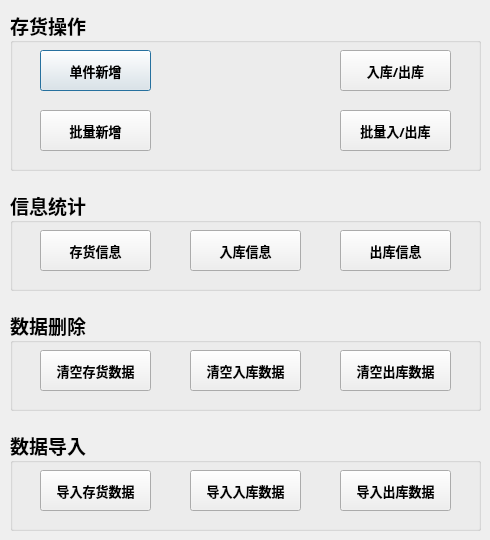
<?xml version="1.0" encoding="UTF-8"?>
<ui version="4.0">
 <class>home</class>
 <widget class="QDialog" name="home">
  <property name="geometry">
   <rect>
    <x>0</x>
    <y>0</y>
    <width>490</width>
    <height>540</height>
   </rect>
  </property>
  <property name="windowTitle">
   <string>库房存货管理系统V1.9.5</string>
  </property>
  <widget class="QGroupBox" name="groupBox">
   <property name="geometry">
    <rect>
     <x>10</x>
     <y>10</y>
     <width>471</width>
     <height>161</height>
    </rect>
   </property>
   <property name="font">
    <font>
     <family>微软雅黑</family>
     <pointsize>14</pointsize>
     <weight>75</weight>
     <bold>true</bold>
    </font>
   </property>
   <property name="title">
    <string>存货操作</string>
   </property>
   <widget class="QPushButton" name="new_material_pushButton">
    <property name="geometry">
     <rect>
      <x>30</x>
      <y>40</y>
      <width>111</width>
      <height>41</height>
     </rect>
    </property>
    <property name="palette">
     <palette>
      <active>
       <colorrole role="WindowText">
        <brush brushstyle="SolidPattern">
         <color alpha="255">
          <red>0</red>
          <green>170</green>
          <blue>0</blue>
         </color>
        </brush>
       </colorrole>
      </active>
      <inactive>
       <colorrole role="WindowText">
        <brush brushstyle="SolidPattern">
         <color alpha="255">
          <red>0</red>
          <green>170</green>
          <blue>0</blue>
         </color>
        </brush>
       </colorrole>
      </inactive>
      <disabled>
       <colorrole role="WindowText">
        <brush brushstyle="SolidPattern">
         <color alpha="255">
          <red>120</red>
          <green>120</green>
          <blue>120</blue>
         </color>
        </brush>
       </colorrole>
      </disabled>
     </palette>
    </property>
    <property name="font">
     <font>
      <family>微软雅黑</family>
      <pointsize>10</pointsize>
      <weight>75</weight>
      <bold>true</bold>
     </font>
    </property>
    <property name="text">
     <string>单件新增</string>
    </property>
   </widget>
   <widget class="QPushButton" name="in_material_pushButton">
    <property name="geometry">
     <rect>
      <x>330</x>
      <y>40</y>
      <width>111</width>
      <height>41</height>
     </rect>
    </property>
    <property name="font">
     <font>
      <family>微软雅黑</family>
      <pointsize>10</pointsize>
      <weight>75</weight>
      <bold>true</bold>
     </font>
    </property>
    <property name="text">
     <string>入库/出库</string>
    </property>
   </widget>
   <widget class="QPushButton" name="lots_pushButton">
    <property name="geometry">
     <rect>
      <x>330</x>
      <y>100</y>
      <width>111</width>
      <height>41</height>
     </rect>
    </property>
    <property name="font">
     <font>
      <family>微软雅黑</family>
      <pointsize>10</pointsize>
      <weight>75</weight>
      <bold>true</bold>
     </font>
    </property>
    <property name="text">
     <string>批量入/出库</string>
    </property>
   </widget>
   <widget class="QPushButton" name="lots_new_material_pushButton">
    <property name="geometry">
     <rect>
      <x>30</x>
      <y>100</y>
      <width>111</width>
      <height>41</height>
     </rect>
    </property>
    <property name="palette">
     <palette>
      <active>
       <colorrole role="WindowText">
        <brush brushstyle="SolidPattern">
         <color alpha="255">
          <red>0</red>
          <green>170</green>
          <blue>0</blue>
         </color>
        </brush>
       </colorrole>
      </active>
      <inactive>
       <colorrole role="WindowText">
        <brush brushstyle="SolidPattern">
         <color alpha="255">
          <red>0</red>
          <green>170</green>
          <blue>0</blue>
         </color>
        </brush>
       </colorrole>
      </inactive>
      <disabled>
       <colorrole role="WindowText">
        <brush brushstyle="SolidPattern">
         <color alpha="255">
          <red>120</red>
          <green>120</green>
          <blue>120</blue>
         </color>
        </brush>
       </colorrole>
      </disabled>
     </palette>
    </property>
    <property name="font">
     <font>
      <family>微软雅黑</family>
      <pointsize>10</pointsize>
      <weight>75</weight>
      <bold>true</bold>
     </font>
    </property>
    <property name="text">
     <string>批量新增</string>
    </property>
   </widget>
  </widget>
  <widget class="QGroupBox" name="groupBox_2">
   <property name="geometry">
    <rect>
     <x>10</x>
     <y>190</y>
     <width>471</width>
     <height>101</height>
    </rect>
   </property>
   <property name="font">
    <font>
     <family>微软雅黑</family>
     <pointsize>14</pointsize>
     <weight>75</weight>
     <bold>true</bold>
    </font>
   </property>
   <property name="title">
    <string>信息统计</string>
   </property>
   <widget class="QPushButton" name="material_info_btn">
    <property name="geometry">
     <rect>
      <x>30</x>
      <y>40</y>
      <width>111</width>
      <height>41</height>
     </rect>
    </property>
    <property name="font">
     <font>
      <family>微软雅黑</family>
      <pointsize>10</pointsize>
      <weight>75</weight>
      <bold>true</bold>
     </font>
    </property>
    <property name="text">
     <string>存货信息</string>
    </property>
   </widget>
   <widget class="QPushButton" name="in_info_btn">
    <property name="geometry">
     <rect>
      <x>180</x>
      <y>40</y>
      <width>111</width>
      <height>41</height>
     </rect>
    </property>
    <property name="palette">
     <palette>
      <active>
       <colorrole role="WindowText">
        <brush brushstyle="SolidPattern">
         <color alpha="255">
          <red>0</red>
          <green>170</green>
          <blue>0</blue>
         </color>
        </brush>
       </colorrole>
      </active>
      <inactive>
       <colorrole role="WindowText">
        <brush brushstyle="SolidPattern">
         <color alpha="255">
          <red>0</red>
          <green>170</green>
          <blue>0</blue>
         </color>
        </brush>
       </colorrole>
      </inactive>
      <disabled>
       <colorrole role="WindowText">
        <brush brushstyle="SolidPattern">
         <color alpha="255">
          <red>120</red>
          <green>120</green>
          <blue>120</blue>
         </color>
        </brush>
       </colorrole>
      </disabled>
     </palette>
    </property>
    <property name="font">
     <font>
      <family>微软雅黑</family>
      <pointsize>10</pointsize>
      <weight>75</weight>
      <bold>true</bold>
     </font>
    </property>
    <property name="text">
     <string>入库信息</string>
    </property>
   </widget>
   <widget class="QPushButton" name="out_info_btn">
    <property name="geometry">
     <rect>
      <x>330</x>
      <y>40</y>
      <width>111</width>
      <height>41</height>
     </rect>
    </property>
    <property name="font">
     <font>
      <family>微软雅黑</family>
      <pointsize>10</pointsize>
      <weight>75</weight>
      <bold>true</bold>
     </font>
    </property>
    <property name="text">
     <string>出库信息</string>
    </property>
   </widget>
  </widget>
  <widget class="QGroupBox" name="groupBox_3">
   <property name="geometry">
    <rect>
     <x>10</x>
     <y>310</y>
     <width>471</width>
     <height>101</height>
    </rect>
   </property>
   <property name="font">
    <font>
     <family>微软雅黑</family>
     <pointsize>14</pointsize>
     <weight>75</weight>
     <bold>true</bold>
    </font>
   </property>
   <property name="title">
    <string>数据删除</string>
   </property>
   <widget class="QPushButton" name="clear_material_btn">
    <property name="geometry">
     <rect>
      <x>30</x>
      <y>40</y>
      <width>111</width>
      <height>41</height>
     </rect>
    </property>
    <property name="font">
     <font>
      <family>微软雅黑</family>
      <pointsize>10</pointsize>
      <weight>75</weight>
      <bold>true</bold>
     </font>
    </property>
    <property name="text">
     <string>清空存货数据</string>
    </property>
   </widget>
   <widget class="QPushButton" name="clear_in_info_btn">
    <property name="geometry">
     <rect>
      <x>180</x>
      <y>40</y>
      <width>111</width>
      <height>41</height>
     </rect>
    </property>
    <property name="font">
     <font>
      <family>微软雅黑</family>
      <pointsize>10</pointsize>
      <weight>75</weight>
      <bold>true</bold>
     </font>
    </property>
    <property name="text">
     <string>清空入库数据</string>
    </property>
   </widget>
   <widget class="QPushButton" name="clear_out_info_btn">
    <property name="geometry">
     <rect>
      <x>330</x>
      <y>40</y>
      <width>111</width>
      <height>41</height>
     </rect>
    </property>
    <property name="font">
     <font>
      <family>微软雅黑</family>
      <pointsize>10</pointsize>
      <weight>75</weight>
      <bold>true</bold>
     </font>
    </property>
    <property name="text">
     <string>清空出库数据</string>
    </property>
   </widget>
  </widget>
  <widget class="QGroupBox" name="groupBox_4">
   <property name="geometry">
    <rect>
     <x>10</x>
     <y>430</y>
     <width>471</width>
     <height>101</height>
    </rect>
   </property>
   <property name="font">
    <font>
     <family>微软雅黑</family>
     <pointsize>14</pointsize>
     <weight>75</weight>
     <bold>true</bold>
    </font>
   </property>
   <property name="title">
    <string>数据导入</string>
   </property>
   <widget class="QPushButton" name="import_material_btn">
    <property name="geometry">
     <rect>
      <x>30</x>
      <y>40</y>
      <width>111</width>
      <height>41</height>
     </rect>
    </property>
    <property name="font">
     <font>
      <family>微软雅黑</family>
      <pointsize>10</pointsize>
      <weight>75</weight>
      <bold>true</bold>
     </font>
    </property>
    <property name="text">
     <string>导入存货数据</string>
    </property>
   </widget>
   <widget class="QPushButton" name="import_in_info_btn">
    <property name="geometry">
     <rect>
      <x>180</x>
      <y>40</y>
      <width>111</width>
      <height>41</height>
     </rect>
    </property>
    <property name="font">
     <font>
      <family>微软雅黑</family>
      <pointsize>10</pointsize>
      <weight>75</weight>
      <bold>true</bold>
     </font>
    </property>
    <property name="text">
     <string>导入入库数据</string>
    </property>
   </widget>
   <widget class="QPushButton" name="import_out_info_btn">
    <property name="geometry">
     <rect>
      <x>330</x>
      <y>40</y>
      <width>111</width>
      <height>41</height>
     </rect>
    </property>
    <property name="font">
     <font>
      <family>微软雅黑</family>
      <pointsize>10</pointsize>
      <weight>75</weight>
      <bold>true</bold>
     </font>
    </property>
    <property name="text">
     <string>导入出库数据</string>
    </property>
   </widget>
  </widget>
 </widget>
 <resources/>
 <connections/>
</ui>
